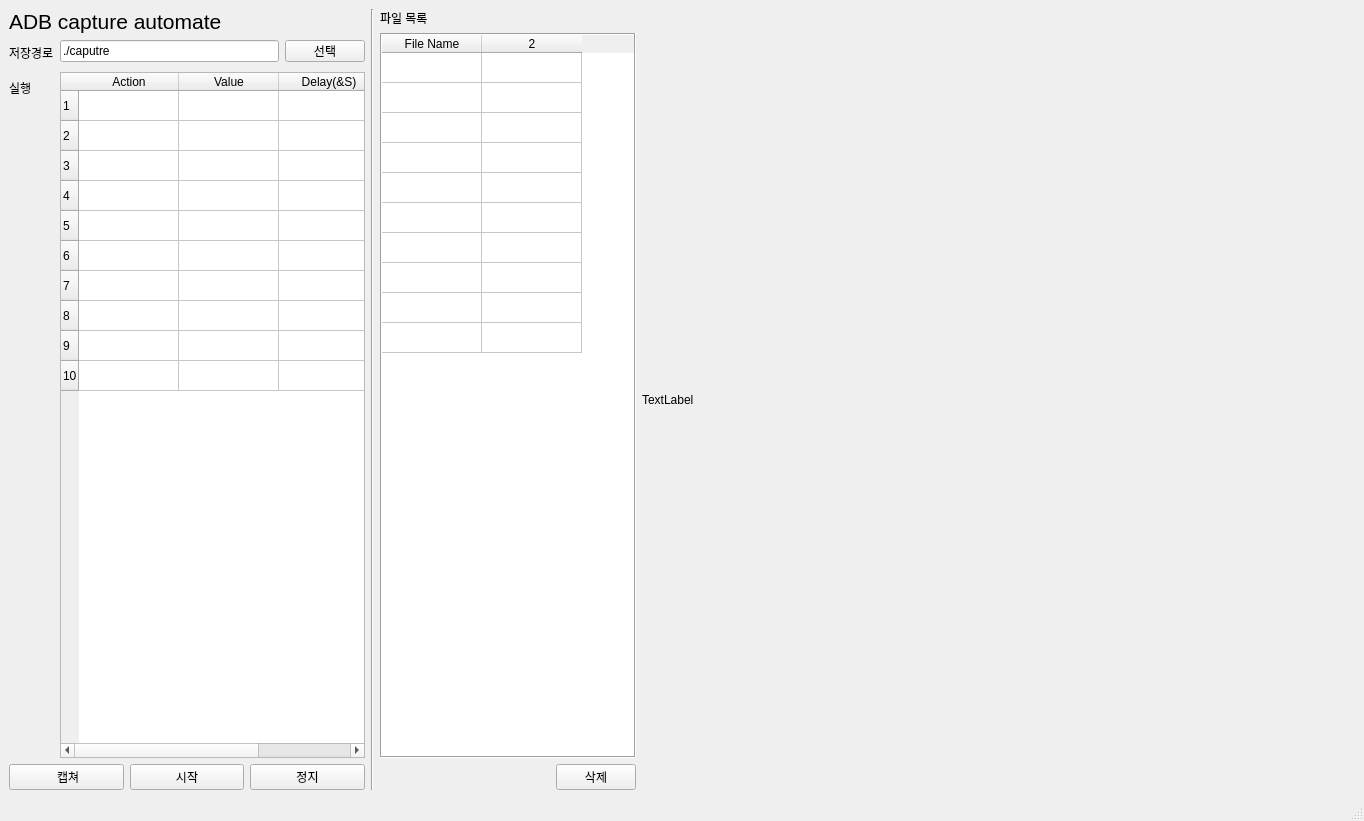
<?xml version="1.0" encoding="UTF-8"?>
<ui version="4.0">
 <class>MainWindow</class>
 <widget class="QMainWindow" name="MainWindow">
  <property name="geometry">
   <rect>
    <x>0</x>
    <y>0</y>
    <width>1364</width>
    <height>821</height>
   </rect>
  </property>
  <property name="windowTitle">
   <string>ADB Caputre automate</string>
  </property>
  <widget class="QWidget" name="centralwidget">
   <layout class="QHBoxLayout" name="horizontalLayout_2" stretch="1,0,0,2">
    <item>
     <layout class="QVBoxLayout" name="verticalLayout">
      <item>
       <widget class="QLabel" name="label_4">
        <property name="font">
         <font>
          <family>Tahoma</family>
          <pointsize>16</pointsize>
          <weight>50</weight>
          <bold>false</bold>
         </font>
        </property>
        <property name="text">
         <string>ADB capture automate</string>
        </property>
       </widget>
      </item>
      <item>
       <layout class="QFormLayout" name="formLayout">
        <item row="0" column="0">
         <widget class="QLabel" name="label">
          <property name="font">
           <font>
            <weight>50</weight>
            <bold>false</bold>
           </font>
          </property>
          <property name="text">
           <string>저장경로</string>
          </property>
         </widget>
        </item>
        <item row="0" column="1">
         <layout class="QGridLayout" name="gridLayout">
          <item row="0" column="0">
           <widget class="QLineEdit" name="edtCapturePath">
            <property name="font">
             <font>
              <weight>50</weight>
              <bold>false</bold>
             </font>
            </property>
            <property name="accessibleName">
             <string/>
            </property>
            <property name="text">
             <string>./caputre</string>
            </property>
           </widget>
          </item>
          <item row="0" column="1">
           <widget class="QPushButton" name="btnPathSelect">
            <property name="font">
             <font>
              <weight>50</weight>
              <bold>false</bold>
             </font>
            </property>
            <property name="accessibleName">
             <string/>
            </property>
            <property name="text">
             <string>선택</string>
            </property>
           </widget>
          </item>
         </layout>
        </item>
        <item row="1" column="0">
         <widget class="QLabel" name="label_2">
          <property name="font">
           <font>
            <weight>50</weight>
            <bold>false</bold>
           </font>
          </property>
          <property name="text">
           <string>실행</string>
          </property>
         </widget>
        </item>
        <item row="1" column="1">
         <widget class="QTableWidget" name="tableWidget">
          <property name="font">
           <font>
            <weight>50</weight>
            <bold>false</bold>
           </font>
          </property>
          <property name="rowCount">
           <number>10</number>
          </property>
          <attribute name="verticalHeaderVisible">
           <bool>true</bool>
          </attribute>
          <attribute name="verticalHeaderHighlightSections">
           <bool>true</bool>
          </attribute>
          <row/>
          <row/>
          <row/>
          <row/>
          <row/>
          <row/>
          <row/>
          <row/>
          <row/>
          <row/>
          <column>
           <property name="text">
            <string>Action</string>
           </property>
          </column>
          <column>
           <property name="text">
            <string>Value</string>
           </property>
          </column>
          <column>
           <property name="text">
            <string>Delay(&amp;S)</string>
           </property>
          </column>
         </widget>
        </item>
       </layout>
      </item>
      <item>
       <layout class="QHBoxLayout" name="horizontalLayout">
        <item>
         <widget class="QPushButton" name="btnCapture">
          <property name="font">
           <font>
            <weight>50</weight>
            <bold>false</bold>
           </font>
          </property>
          <property name="text">
           <string> 캡쳐</string>
          </property>
         </widget>
        </item>
        <item>
         <widget class="QPushButton" name="btnStart">
          <property name="font">
           <font>
            <weight>50</weight>
            <bold>false</bold>
           </font>
          </property>
          <property name="text">
           <string>시작</string>
          </property>
         </widget>
        </item>
        <item>
         <widget class="QPushButton" name="btnStop">
          <property name="font">
           <font>
            <weight>50</weight>
            <bold>false</bold>
           </font>
          </property>
          <property name="text">
           <string>정지</string>
          </property>
         </widget>
        </item>
       </layout>
      </item>
     </layout>
    </item>
    <item>
     <widget class="Line" name="line">
      <property name="font">
       <font>
        <weight>50</weight>
        <bold>false</bold>
       </font>
      </property>
      <property name="orientation">
       <enum>Qt::Vertical</enum>
      </property>
     </widget>
    </item>
    <item>
     <layout class="QVBoxLayout" name="verticalLayout_3">
      <item>
       <widget class="QLabel" name="lbFileList">
        <property name="text">
         <string>파일 목록</string>
        </property>
       </widget>
      </item>
      <item>
       <widget class="QTableWidget" name="lsFiles">
        <property name="frameShape">
         <enum>QFrame::Box</enum>
        </property>
        <property name="frameShadow">
         <enum>QFrame::Sunken</enum>
        </property>
        <property name="textElideMode">
         <enum>Qt::ElideLeft</enum>
        </property>
        <property name="verticalScrollMode">
         <enum>QAbstractItemView::ScrollPerItem</enum>
        </property>
        <property name="showGrid">
         <bool>true</bool>
        </property>
        <property name="gridStyle">
         <enum>Qt::SolidLine</enum>
        </property>
        <property name="sortingEnabled">
         <bool>false</bool>
        </property>
        <property name="wordWrap">
         <bool>true</bool>
        </property>
        <property name="cornerButtonEnabled">
         <bool>true</bool>
        </property>
        <property name="rowCount">
         <number>10</number>
        </property>
        <property name="columnCount">
         <number>2</number>
        </property>
        <attribute name="horizontalHeaderVisible">
         <bool>true</bool>
        </attribute>
        <attribute name="verticalHeaderVisible">
         <bool>false</bool>
        </attribute>
        <attribute name="verticalHeaderHighlightSections">
         <bool>true</bool>
        </attribute>
        <row/>
        <row/>
        <row/>
        <row/>
        <row/>
        <row/>
        <row/>
        <row/>
        <row/>
        <row/>
        <column>
         <property name="text">
          <string>File Name</string>
         </property>
        </column>
        <column/>
       </widget>
      </item>
      <item>
       <layout class="QHBoxLayout" name="horizontalLayout_3">
        <item>
         <spacer name="horizontalSpacer">
          <property name="orientation">
           <enum>Qt::Horizontal</enum>
          </property>
          <property name="sizeHint" stdset="0">
           <size>
            <width>40</width>
            <height>20</height>
           </size>
          </property>
         </spacer>
        </item>
        <item>
         <widget class="QPushButton" name="btnDeleteFile">
          <property name="text">
           <string>삭제</string>
          </property>
         </widget>
        </item>
       </layout>
      </item>
     </layout>
    </item>
    <item>
     <widget class="QLabel" name="label_3">
      <property name="font">
       <font>
        <weight>50</weight>
        <bold>false</bold>
       </font>
      </property>
      <property name="text">
       <string>TextLabel</string>
      </property>
     </widget>
    </item>
   </layout>
  </widget>
  <widget class="QMenuBar" name="menubar">
   <property name="geometry">
    <rect>
     <x>0</x>
     <y>0</y>
     <width>1364</width>
     <height>26</height>
    </rect>
   </property>
  </widget>
  <widget class="QStatusBar" name="statusbar"/>
 </widget>
 <resources/>
 <connections/>
</ui>
